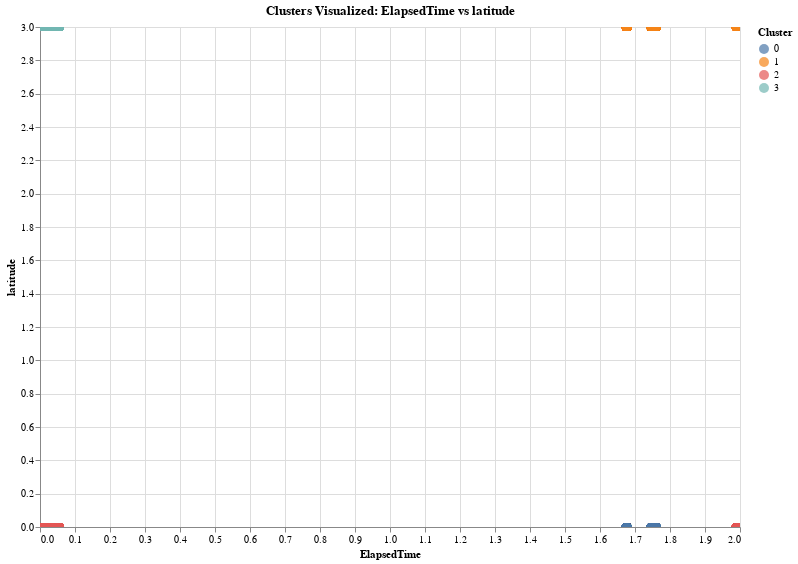

This figure's notebook cell:
### Code cell
import altair as alt
import pandas as pd

alt.data_transformers.disable_max_rows()


# Load clustered data
df = pd.read_csv("clustered_flight_data.csv")

df['cluster'] = df['cluster'].astype(str)

# Select 2D features for the plot (you can switch to PCA/t-SNE later)
x_feature = 'ElapsedTime'
y_feature = 'latitude'

# Build the interactive plot
chart = alt.Chart(df).mark_circle(size=60).encode(
    x=alt.X(x_feature, title=x_feature),
    y=alt.Y(y_feature, title=y_feature),
    color=alt.Color('cluster:N', title='Cluster'),
    tooltip=[
        'cluster:N',
        'latitude', 'longitude',
        'datetime_sin', 'datetime_cos',
        'ElapsedTime', 'MinWaitTime', 'MaxWaitTime',
        'BagNumber', 'MaxSpendingRange', 'DropOffRange'
    ]
).properties(
    title=f'Clusters Visualized: {x_feature} vs {y_feature}',
    width=700,
    height=500
).interactive()

chart

### Figure 1 — Vega-Lite specification as saved in the notebook (floating-point values rounded to 4 significant figures; data arrays with more than 128 entries replaced by an {"elided": "..."} marker saying what was removed)
{"config": {"view": {"continuousWidth": 300, "continuousHeight": 300}}, "data": {"name": "data-72024d72b6e33657b31ea6448718ea08"}, "mark": {"type": "circle", "size": 60}, "encoding": {"color": {"field": "cluster", "title": "Cluster", "type": "nominal"}, "tooltip": [{"field": "cluster", "type": "nominal"}, {"field": "latitude", "type": "quantitative"}, {"field": "longitude", "type": "quantitative"}, {"field": "datetime_sin", "type": "quantitative"}, {"field": "datetime_cos", "type": "quantitative"}, {"field": "ElapsedTime", "type": "quantitative"}, {"field": "MinWaitTime", "type": "quantitative"}, {"field": "MaxWaitTime", "type": "quantitative"}, {"field": "BagNumber", "type": "quantitative"}, {"field": "MaxSpendingRange", "type": "quantitative"}, {"field": "DropOffRange", "type": "quantitative"}], "x": {"field": "ElapsedTime", "title": "ElapsedTime", "type": "quantitative"}, "y": {"field": "latitude", "title": "latitude", "type": "quantitative"}}, "height": 500, "params": [{"name": "param_2", "select": {"type": "interval", "encodings": ["x", "y"]}, "bind": "scales"}], "title": "Clusters Visualized: ElapsedTime vs latitude", "width": 700, "$schema": "https://vega.github.io/schema/vega-lite/v5.20.1.json", "datasets": {"data-72024d72b6e33657b31ea6448718ea08": {"elided": "10000 records"}}}
